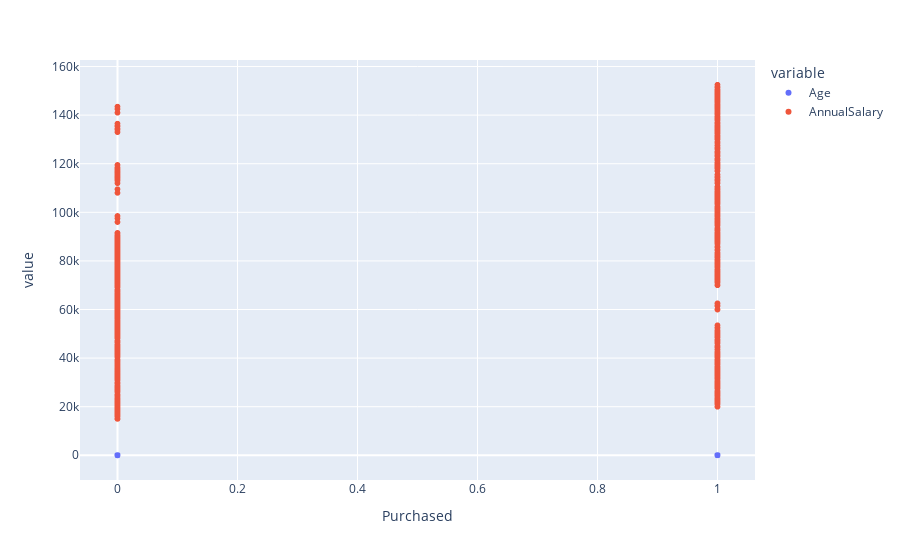
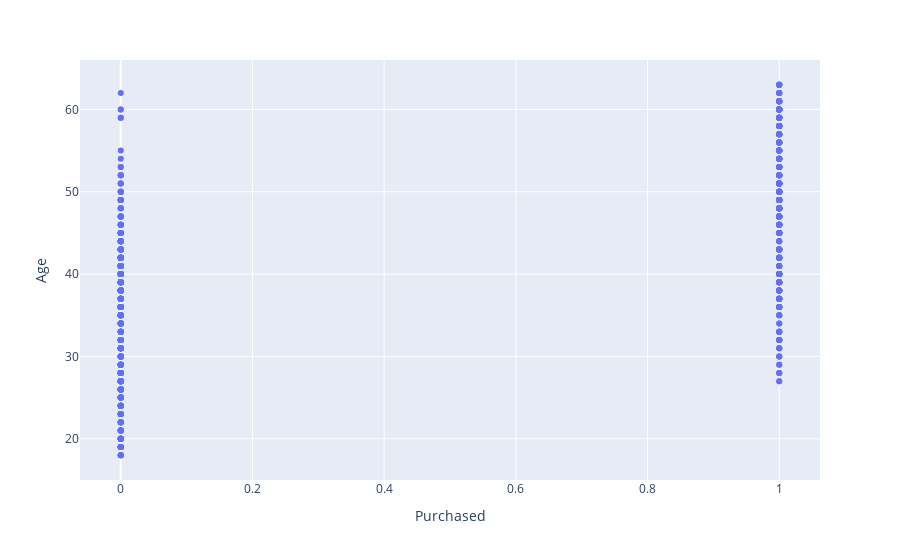

Write notebook code for charts like these, in order.
### Code cell
fig = px.scatter(dataset, y= numerical_cols, x='Purchased')
fig.show()

fig = px.scatter(dataset, y='Age', x='Purchased')
fig.show()

fig = px.scatter(dataset, y= 'Gender', x='Purchased')
fig.show()

fig = px.scatter(dataset, y='AnnualSalary', x='Purchased')
fig.show()

### Figure 1 — Plotly figure (JSON) as saved in the notebook; plotly's stock layout.template omitted (floating-point values rounded to 4 significant figures; data arrays with more than 128 entries replaced by an {"elided": "..."} marker saying what was removed)
{"data": [{"hovertemplate": "variable=Age<br>Purchased=%{x}<br>value=%{y}<extra></extra>", "legendgroup": "Age", "marker": {"color": "#636efa", "symbol": "circle"}, "mode": "markers", "name": "Age", "showlegend": true, "type": "scattergl", "x": {"elided": "1000 int values"}, "xaxis": "x", "y": {"elided": "1000 int values"}, "yaxis": "y"}, {"hovertemplate": "variable=AnnualSalary<br>Purchased=%{x}<br>value=%{y}<extra></extra>", "legendgroup": "AnnualSalary", "marker": {"color": "#EF553B", "symbol": "circle"}, "mode": "markers", "name": "AnnualSalary", "showlegend": true, "type": "scattergl", "x": {"elided": "1000 int values"}, "xaxis": "x", "y": {"elided": "1000 int values"}, "yaxis": "y"}], "layout": {"legend": {"title": {"text": "variable"}, "tracegroupgap": 0}, "margin": {"t": 60}, "xaxis": {"anchor": "y", "domain": [0, 1], "title": {"text": "Purchased"}}, "yaxis": {"anchor": "x", "domain": [0, 1], "title": {"text": "value"}}}}

### Figure 2 — Plotly figure (JSON) as saved in the notebook; plotly's stock layout.template omitted (floating-point values rounded to 4 significant figures; data arrays with more than 128 entries replaced by an {"elided": "..."} marker saying what was removed)
{"data": [{"hovertemplate": "Purchased=%{x}<br>Age=%{y}<extra></extra>", "legendgroup": "", "marker": {"color": "#636efa", "symbol": "circle"}, "mode": "markers", "name": "", "orientation": "v", "showlegend": false, "type": "scatter", "x": {"elided": "1000 int values"}, "xaxis": "x", "y": {"elided": "1000 int values"}, "yaxis": "y"}], "layout": {"legend": {"tracegroupgap": 0}, "margin": {"t": 60}, "xaxis": {"anchor": "y", "domain": [0, 1], "title": {"text": "Purchased"}}, "yaxis": {"anchor": "x", "domain": [0, 1], "title": {"text": "Age"}}}}
